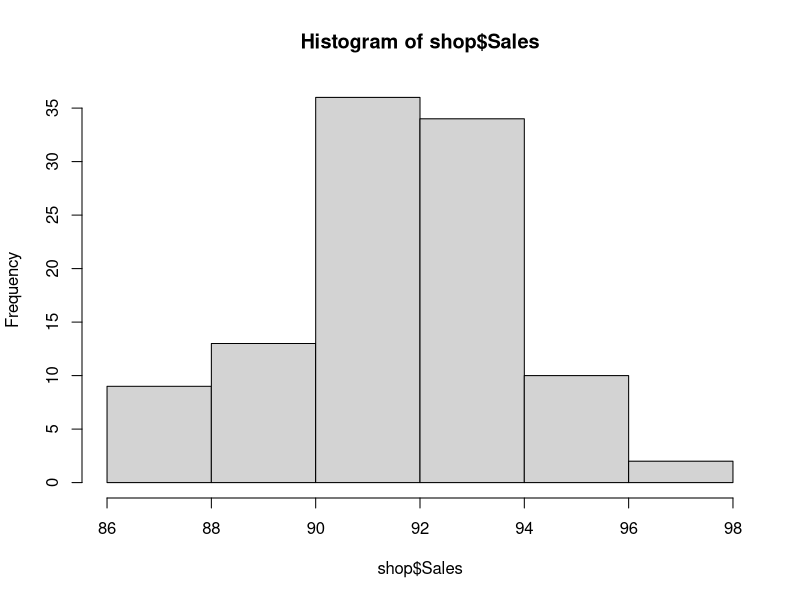
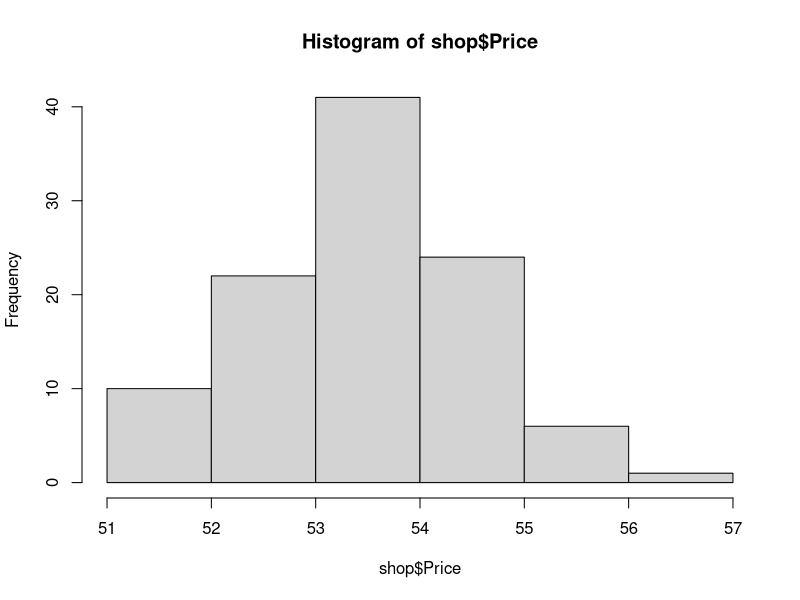
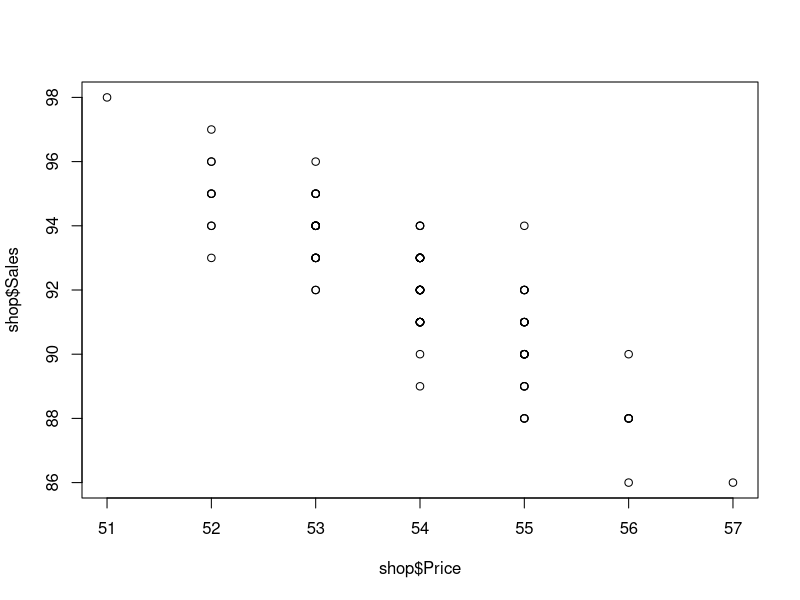
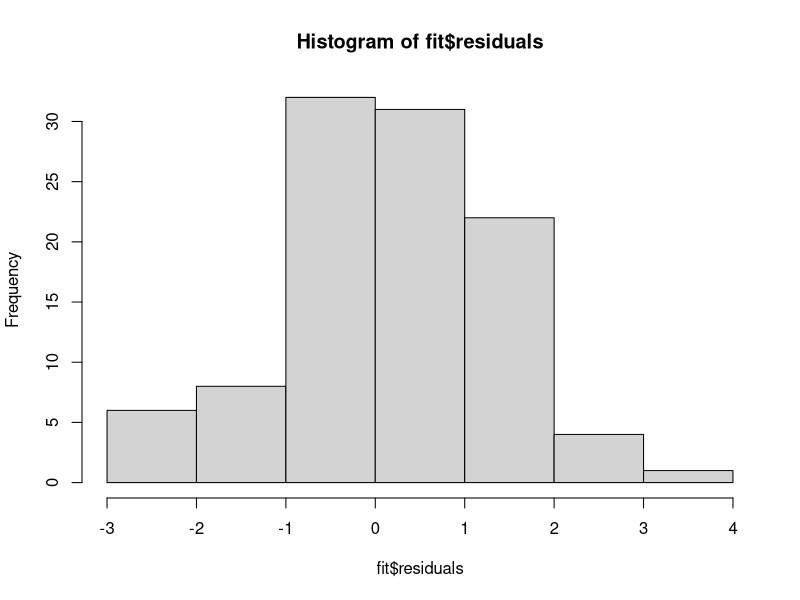
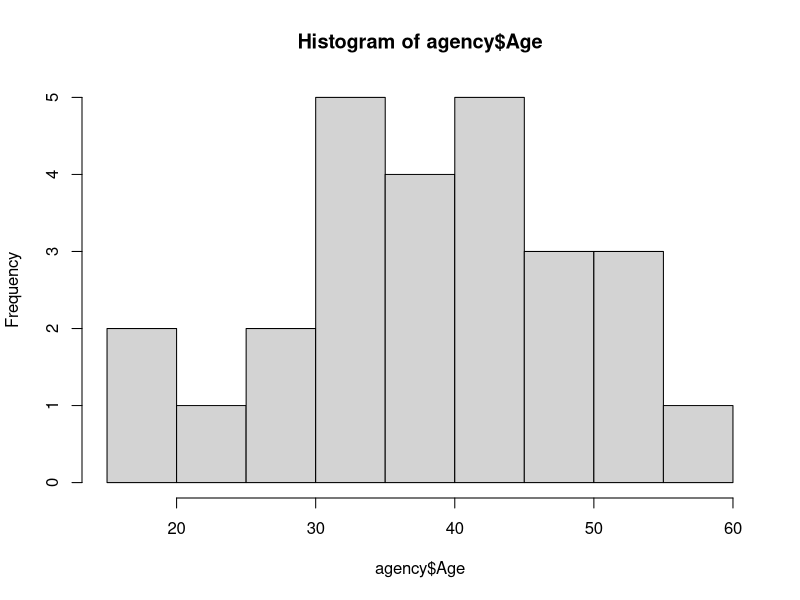
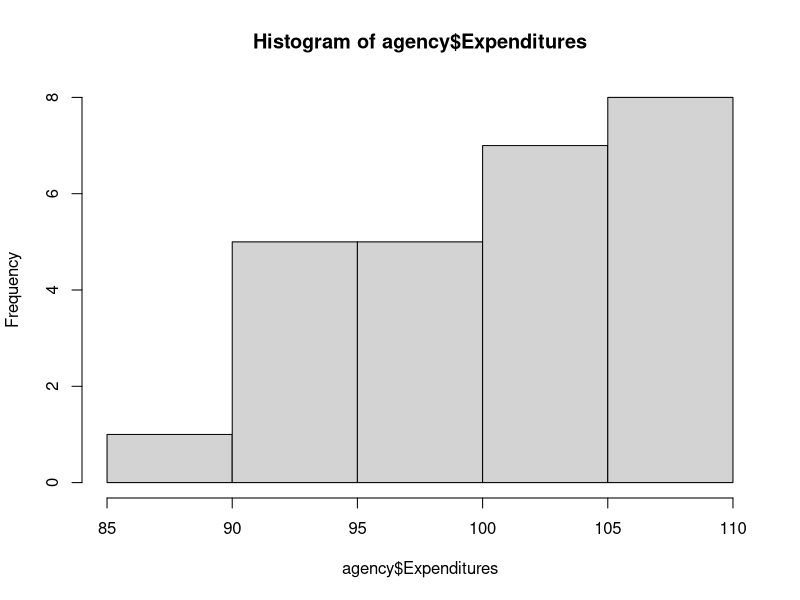
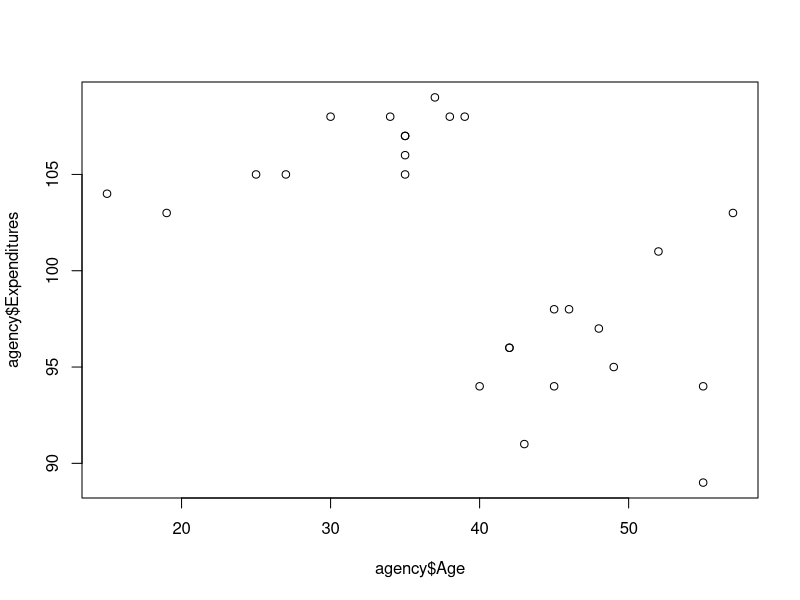

Recreate these plots in R, in order.
## ---- chunk 1
shop <- read.csv2("Dataset1.txt", sep = "\t")
hist(shop$Sales)
hist(shop$Price)
plot(shop$Price, shop$Sales)

fit<- lm(Sales ~ Price, data = shop)
summary(fit)

hist(fit$residuals)
## ---- chunk 2
agency <- read.csv2("TrainExer11.txt", sep = "\t")

hist(agency$Age)
hist(agency$Expenditures)

plot(x = agency$Age, y = agency$Expenditures)
## ---- chunk 3
olympics <- read.csv("TrainExer13.txt", sep = "\t", 
                      colClasses = "numeric")

regression <- lm(Winning.time.men ~ Game, data = olympics)
summary(regression)
## ---- chunk 4
predict(regression, newdata = data.frame(Game = c(16:18)))
